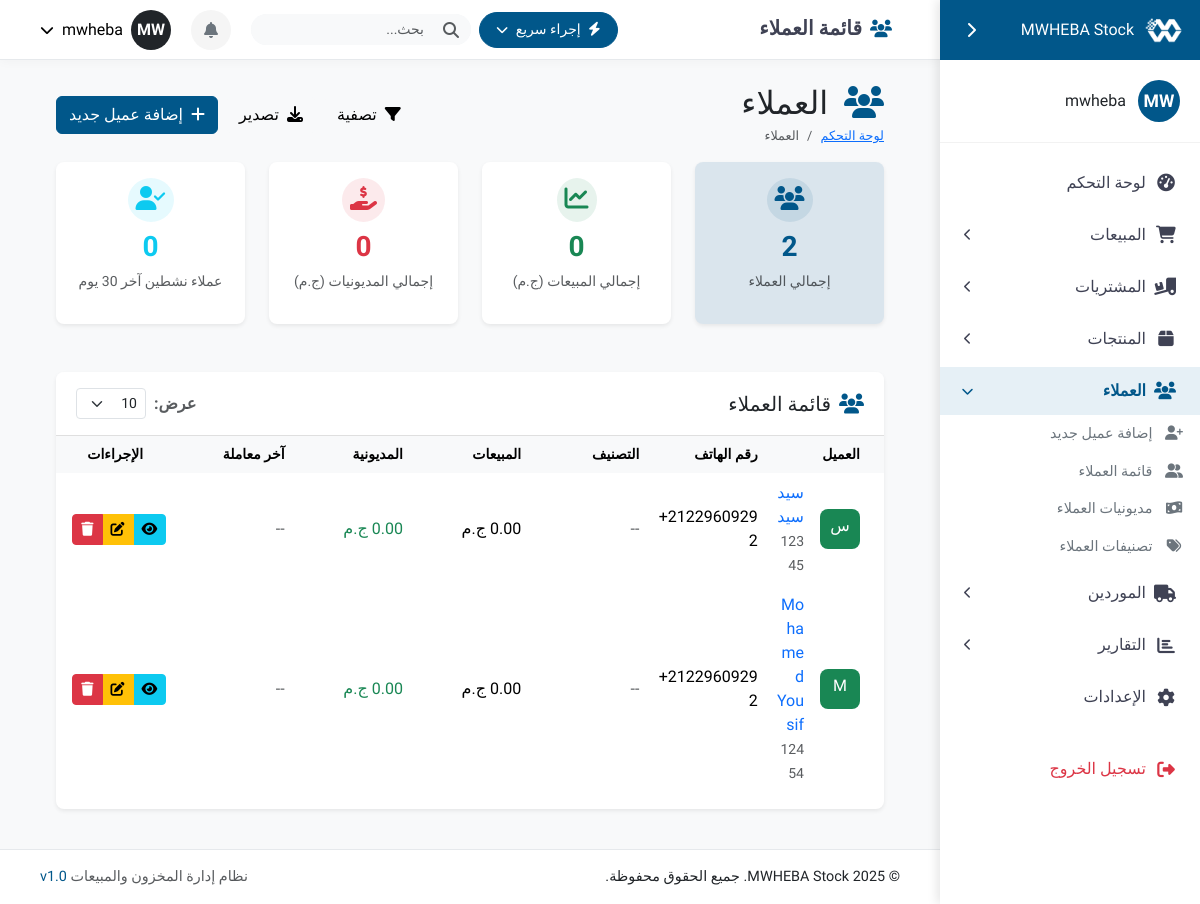
Before: /customers/ (signed in) with the older database file.
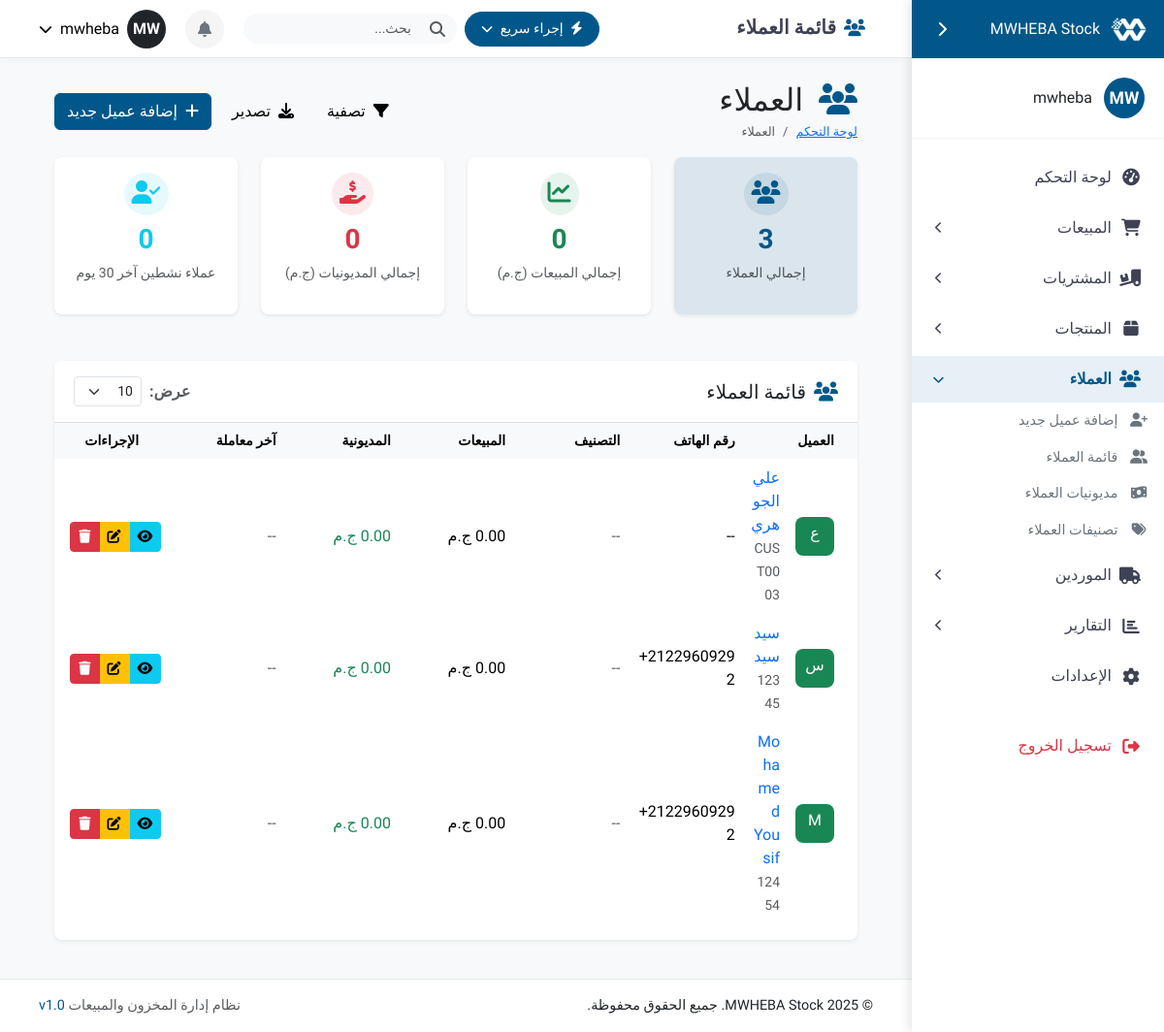
After: the same page with the newer database file.
### customers/models.py (models this page shows, shortened)
class Customer(models.Model):
    STATUS_CHOICES = (
        ('active', _('نشط')),
        ('inactive', _('غير نشط')),
        ('blocked', _('محظور')),
    )
    phone_regex = RegexValidator(
        regex=r'^\+?1?\d{9,15}$',
        message=_("يجب أن يكون رقم الهاتف بتنسيق: '+999999999'. يُسمح بـ 15 رقم.")
    )
    name = models.CharField(_("اسم العميل"), max_length=255)
    code = models.CharField(_("كود العميل"), max_length=20, unique=True, blank=True, null=True)
    phone = models.CharField(_("رقم الهاتف"), validators=[phone_regex], max_length=20, blank=True, null=True)
    alternative_phone = models.CharField(_("رقم هاتف بديل"), max_length=20, blank=True, null=True)
    email = models.EmailField(_("البريد الإلكتروني"), blank=True, null=True)
    address = models.CharField(_("العنوان"), max_length=255, blank=True, null=True)
    status = models.CharField(_("الحالة"), max_length=20, choices=STATUS_CHOICES, default='active')
    category = models.ForeignKey(CustomerCategory, verbose_name=_("التصنيف"), on_delete=models.SET_NULL,
                               related_name='customers', blank=True, null=True)
    credit_limit = models.DecimalField(_("حد الائتمان"), max_digits=10, decimal_places=2, default=0)
    tax_number = models.CharField(_("الرقم الضريبي"), max_length=50, blank=True, null=True)
    notes = models.TextField(_("ملاحظات"), blank=True, null=True)
    debt = models.DecimalField(_("المديونية"), max_digits=10, decimal_places=2, default=0)
    total_sales = models.DecimalField(_("إجمالي المبيعات"), max_digits=12, decimal_places=2, default=0)
    points = models.IntegerField(_("نقاط الولاء"), default=0)
    created_at = models.DateTimeField(_("تاريخ الإنشاء"), auto_now_add=True)
    updated_at = models.DateTimeField(_("تاريخ التحديث"), auto_now=True)
    last_purchase_date = models.DateField(_("تاريخ آخر شراء"), blank=True, null=True)
    class Meta:
        verbose_name = _("عميل")
        verbose_name_plural = _("العملاء")
        ordering = ['-created_at']
        indexes = [
            models.Index(fields=['name']),
            models.Index(fields=['phone']),
            models.Index(fields=['status']),
            models.Index(fields=['category']),
            models.Index(fields=['debt']),
        ]
    def get_status_display_class(self):
        return {
            'active': 'success',
            'inactive': 'warning',
            'blocked': 'danger',
        }.get(self.status, 'secondary')

### customers/views.py (the view, shortened to what this page needs)
# urls.py: path('', views.customer_list, name='customer-list'),
@login_required
def customer_list(request):
    form = CustomerSearchForm(request.GET)
    search_query = request.GET.get('search', '')
    debt_status = request.GET.get('debt_status', '')
    category_id = request.GET.get('category', '')
    status = request.GET.get('status', '')
    sort_by = request.GET.get('sort_by', '-created_at')
    customers = Customer.objects.all()
    if category_id and category_id.isdigit():
        customers = customers.filter(category_id=category_id)
    if status:
        customers = customers.filter(status=status)
    if debt_status == 'with_debts':
        customers = customers.filter(debt__gt=0)
    elif debt_status == 'no_debts':
        customers = customers.filter(debt__lte=0)
    elif debt_status == 'exceed_limit':
        customers = customers.filter(credit_limit__gt=0).filter(debt__gt=F('credit_limit'))
    if sort_by:
        customers = customers.order_by(sort_by)
    customer_count = customers.count()
    total_sales = customers.aggregate(total=Sum('total_sales'))['total'] or 0
    total_debt = customers.aggregate(total=Sum('debt'))['total'] or 0
    thirty_days_ago = timezone.now().date() - timezone.timedelta(days=30)
    active_customers = customers.filter(last_purchase_date__gte=thirty_days_ago).count()
    page_size = int(request.GET.get('page_size', 10))
    paginator = Paginator(customers, page_size)
    page_number = request.GET.get('page', 1)
    page_obj = paginator.get_page(page_number)
    categories = CustomerCategory.objects.all()
    context = {
        'customers': page_obj,
        'form': form,
        'categories': categories,
        'total_customers': customer_count,
        'active_customers': active_customers,
        'total_sales': total_sales,
        'total_debt': total_debt,
        'search_query': search_query,
        'debt_status': debt_status,
        'is_paginated': paginator.num_pages > 1,
        'page_obj': page_obj,
        'paginator': paginator,
        'page_size': page_size,
        'recent_customers': active_customers,
    }
    export_format = request.GET.get('export')
    if export_format:
        return export_customers(request, customers, export_format)
    return render(request, 'customers/customer_list.html', context)

### accounts/models.py (called while the page is built)
    def get_initials(self):
        initials = ""
        if self.first_name:
            initials += self.first_name[0]
        if self.last_name:
            initials += self.last_name[0]
        if not initials:
            initials = self.username[0:2]
        return initials.upper()

    def get_color_class(self):
        return self.color_code or 'primary'

### templates/customers/customer_list.html (shortened to what this page needs)
{% extends 'base.html' %}
{% load i18n %}
{% load static %}
{% load custom_filters %}
{% load pagination_tags %}
{% block content %}
<div class="container-fluid">
    <div class="d-flex flex-column flex-md-row align-items-center justify-content-between mb-3">
        <div>
            <h2 class="mb-1">
                <i class="fas fa-users text-primary me-2"></i> العملاء
            </h2>
            <nav aria-label="breadcrumb">
                <ol class="breadcrumb mb-0">
                    <li class="breadcrumb-item"><a href="{% url 'dashboard' %}">لوحة التحكم</a></li>
                    <li class="breadcrumb-item active" aria-current="page">العملاء</li>
                </ol>
            </nav>
        </div>
        <div class="d-flex mt-3 mt-md-0">
            <button class="btn btn-light me-2" type="button" data-bs-toggle="collapse" data-bs-target="#searchCollapse" aria-expanded="false">
                <i class="fas fa-filter me-1"></i> تصفية
            </button>
            <div class="dropdown me-2">
                <button class="btn btn-light dropdown-toggle" type="button" id="exportDropdown" data-bs-toggle="dropdown" aria-expanded="false">
                    <i class="fas fa-download me-1"></i> تصدير
                </button>
            </div>
            <button type="button" class="btn btn-primary" data-bs-toggle="modal" data-bs-target="#addCustomerModal">
                <i class="fas fa-plus me-1"></i> إضافة عميل جديد
            </button>
        </div>
    </div>
    {% include 'customers/includes/stats_cards.html' %}
    {% include 'customers/includes/customers_table.html' %}
</div>
{% endblock %}

### templates/customers/includes/customers_table.html (shortened to what the changed rows need)
<div class="card shadow-sm">
    <div class="card-body p-0">
        <div class="table-responsive">
            <table class="table table-hover table-borderless align-middle">
                <thead class="table-light text-secondary small">
                    <tr>
                        <th class="ps-4">العميل</th>
                        <th>رقم الهاتف</th>
                        <th>التصنيف</th>
                        <th>المبيعات</th>
                        <th>المديونية</th>
                        <th>آخر معاملة</th>
                        <th class="text-center">الإجراءات</th>
                    </tr>
                </thead>
                <tbody>
                    {% for customer in customers %}
                    <tr>
                        <td class="ps-4">
                            <div class="d-flex align-items-center">
                                <div class="me-3">
                                    <div  style="padding-top: 12%; display: flex; justify-content: center; border-radius: 8px; font-size: 16px; text-align: center; width: 40px; height: 40px;" class="avatar-circle bg-{{ customer.get_status_display_class }} text-white">
                                        {{ customer.name|slice:":1"|upper }}
                                    </div>
                                </div>
                                <div>
                                    <a href="{% url 'customer-detail' customer.id %}" class="text-decoration-none fw-medium d-block">
                                        {{ customer.name }}
                                    </a>
                                    <small class="text-muted">{{ customer.code }}</small>
                                </div>
                            </div>
                        </td>
                        <td dir="ltr" class="text-start">{{ customer.phone|default:"--" }}</td>
                        <td>
                            {% if customer.category %}
                                <span class="badge bg-{{ customer.category.color_code }}">{{ customer.category.name }}</span>
                            {% else %}
                                <span class="text-muted">--</span>
                            {% endif %}
                        </td>
                        <td>{{ customer.total_sales|floatformat:2 }} ج.م</td>
                        <td class="{% if customer.debt > 0 %}text-danger{% else %}text-success{% endif %}">
                            {{ customer.debt|floatformat:2 }} ج.م
                        </td>
                        <td>
                            {% if customer.last_transaction_date %}
                                {{ customer.last_transaction_date|date:"Y-m-d" }}
                            {% else %}
                                <span class="text-muted">--</span>
                            {% endif %}
                        </td>
                        <td>
                            <div class="btn-group btn-group-sm">
                                <a href="{% url 'customer-detail' customer.id %}" class="btn btn-info" title="عرض التفاصيل">
                                    <i class="fas fa-eye"></i>
                                </a>
                                <a href="{% url 'customer-edit' customer.id %}" class="btn btn-warning" title="تعديل">
                                    <i class="fas fa-edit"></i>
                                </a>
                                <button type="button" class="btn btn-danger delete-customer-btn"
                                        data-id="{{ customer.id }}"
                                        data-name="{{ customer.name }}" title="حذف"
                                        data-bs-toggle="modal"
                                        data-bs-target="#deleteCustomerModal">
                                    <i class="fas fa-trash"></i>
                                </button>
                            </div>
                        </td>
                    </tr>
                    {% endfor %}
                </tbody>
            </table>
        </div>
    </div>
</div>

Changed rows visible on the page:
added Customer: name "ع", name "علي الجوهري", code "CUST0003", phone "--", total_sales "0.00", debt "0.00"
Other visible differences:
{{ total_customers }}: "2" → "3"
